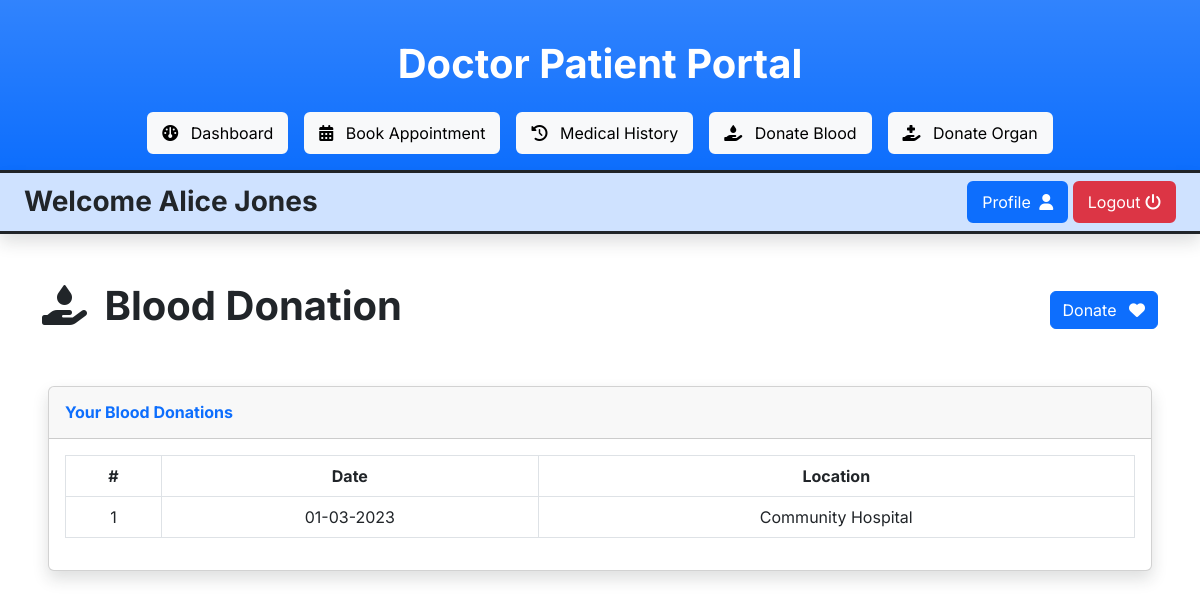
The page /patient/blood-donation.php (signed in) on the database its author committed.
### tables this page shows
CREATE TABLE `patients` (
  `patient_id` int(11) NOT NULL,
  `first_name` varchar(255) NOT NULL,
  `last_name` varchar(255) NOT NULL,
  `email` varchar(255) NOT NULL,
  `password` varchar(255) NOT NULL,
  `dob` date NOT NULL,
  `gender` varchar(255) NOT NULL,
  `phone` varchar(255) NOT NULL,
  `address` varchar(255) NOT NULL,
  `dt` datetime NOT NULL DEFAULT current_timestamp()
);

CREATE TABLE `blood_donation` (
  `blood_donation_id` int(11) NOT NULL,
  `donor_id` int(11) NOT NULL,
  `location` varchar(255) NOT NULL,
  `donation_date` date NOT NULL
);

### patient/blood-donation.php (the view, shortened to what this page needs)
<?php include("includes/header.php") ?>
<div class="container my-5 d-flex justify-content-between align-items-center">
    <h1><i class="fa-solid fa-hand-holding-droplet me-2"></i> Blood Donation</h1>
    <button type="button" class="btn btn-primary" data-bs-toggle="modal" data-bs-target="#donateBlood">
        Donate <i class="fa-solid fa-heart ms-2"></i>
    </button>
</div>
<div class="card shadow mb-4 mx-5">
    <div class="card-header py-3">
        <h6 class="m-0 font-weight-bold text-primary">Your Blood Donations</h6>
    </div>
    <div class="card-body">
        <div class="table-responsive">
            <table class="table table-bordered w-100 py-2 text-center">
                <thead>
                    <tr>
                        <th>#</th>
                        <th>Date</th>
                        <th>Location</th>
                    </tr>
                </thead>
                <tbody>
                    <?php
                    $i = 1;
                    $query = mysqli_query($con, "SELECT * FROM blood_donation WHERE donor_id = '$patient_id' ORDER BY donation_date DESC");
                    while ($row = mysqli_fetch_assoc($query)) {
                    ?>
                        <tr>
                            <td><?php echo $i ?></td>
                            <td><?php echo date("d-m-Y", strtotime($row["donation_date"])) ?></td>
                            <td><?php echo $row["location"] ?></td>
                        </tr>
                    <?php
                        $i++;
                    }
                    ?>
                </tbody>
            </table>
        </div>
    </div>
</div>
<?php include("includes/footer.php") ?>

### patient/includes/header.php (shortened to what this page needs)
<?php
include("../connection.php");
$patient_id = $_SESSION["patient_id"];
$query = mysqli_query($con, "SELECT * FROM patients WHERE patient_id = '$patient_id'");
$row = mysqli_fetch_assoc($query);
?>
<!DOCTYPE html>
<html lang="en">
<head>
    <link rel="stylesheet" href="../vendor/bootstrap/bootstrap.min.css">
    <link rel="stylesheet" href="../vendor/fontawesome/css/all.min.css">
    <link rel="stylesheet" href="../vendor/datatables/dataTables.bootstrap5.min.css">
    <link rel="stylesheet" href="../admin-panel.css">
</head>
<body>
    <header class="text-center border-bottom border-3 border-dark bg-primary bg-gradient text-white py-3">
        <h1 class="my-4">Doctor Patient Portal</h1>
        <ul class="nav d-flex justify-content-center gap-3">
            <li><a class="btn btn-light" href="./"><i class="fa-solid fa-dashboard me-2"></i> Dashboard</a></li>
            <li><a class="btn btn-light" href="appointments"><i class="fa-solid fa-calendar-days me-2"></i>
                    Book Appointment</a>
            </li>
            <li><a class="btn btn-light" href="medical-history"><i class="fa-solid fa-clock-rotate-left me-2"></i>
                    Medical History</a>
            </li>
            <li><a class="btn btn-light" href="blood-donation"><i class="fa-solid fa-hand-holding-droplet me-2"></i>
                    Donate Blood</a>
            </li>
            <li><a class="btn btn-light" href="organ-donation"><i class="fa-solid fa-hand-holding-medical me-2"></i>
                    Donate Organ</a>
            </li>
        </ul>
    </header>
    <div class="bg-primary-subtle py-2 px-4 d-flex justify-content-between align-items-center border-bottom border-3 border-dark shadow">
        <h3 class="m-0">Welcome <?php echo $row["first_name"] . " " . $row["last_name"] ?></h3>
        <div>
            <a href="profile" class="btn btn-primary">Profile <i class="fa-solid fa-user ms-1"></i></a>
            <a href="#logoutModal" data-bs-toggle="modal" class="btn btn-danger">Logout <i class="fa-solid fa-power-off"></i></a>
        </div>
    </div>

### admin-panel.css (style rules this page uses)
body { font-family: 'Inter', sans-serif; }
h1, h2, h3, h4, h5, h6 { font-weight: 700; }

### rows shown on the page
patients: first_name "Alice", last_name "Jones"
blood_donation: donation_date "01-03-2023", location "Community Hospital"
